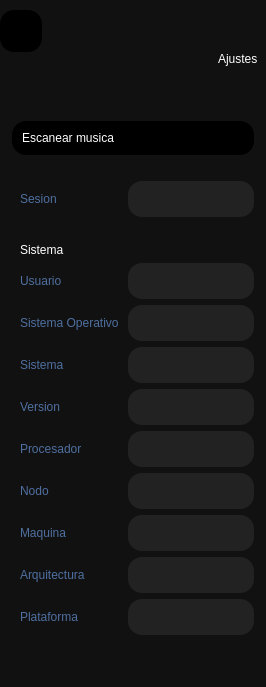
         <widget class="QWidget" name="widgetSettings">
          <property name="styleSheet">
           <string notr="true">QWidget {

	background-color : #111111;

}</string>
          </property>
          <layout class="QGridLayout" name="gridLayout_27">
           <property name="leftMargin">
            <number>0</number>
           </property>
           <property name="topMargin">
            <number>0</number>
           </property>
           <property name="rightMargin">
            <number>0</number>
           </property>
           <property name="bottomMargin">
            <number>0</number>
           </property>
           <property name="spacing">
            <number>0</number>
           </property>
           <item row="0" column="0">
            <widget class="QFrame" name="frameSettingsContent">
             <property name="styleSheet">
              <string notr="true">QFrame {

	background-color : #111111;
}</string>
             </property>
             <property name="frameShape">
              <enum>QFrame::NoFrame</enum>
             </property>
             <property name="frameShadow">
              <enum>QFrame::Plain</enum>
             </property>
             <property name="lineWidth">
              <number>0</number>
             </property>
             <layout class="QGridLayout" name="gridLayout_26">
              <property name="leftMargin">
               <number>0</number>
              </property>
              <property name="topMargin">
               <number>0</number>
              </property>
              <property name="rightMargin">
               <number>0</number>
              </property>
              <property name="bottomMargin">
               <number>0</number>
              </property>
              <property name="spacing">
               <number>0</number>
              </property>
              <item row="4" column="0">
               <widget class="QGroupBox" name="groupBoxScanner">
                <property name="styleSheet">
                 <string notr="true">QGroupBox {
	font : 77 15pt &quot;Microsoft JhengHei UI&quot;;
	color : #FFFFFF;
	border-radius : 0px;
	text-align : left;
	padding-left: 5px;
}</string>
                </property>
                <property name="title">
                 <string/>
                </property>
                <layout class="QGridLayout" name="gridLayout_28">
                 <item row="13" column="0">
                  <widget class="QLabel" name="labelPlatform">
                   <property name="styleSheet">
                    <string notr="true">QLabel {
	font : 77 18pt &quot;Microsoft JhengHei UI&quot;;
	color : #4F6FA0;
	border-radius : 0px;
	text-align : left;
	padding-left: 5px;
}
</string>
                   </property>
                   <property name="text">
                    <string>Plataforma</string>
                   </property>
                  </widget>
                 </item>
                 <item row="11" column="1">
                  <widget class="QLineEdit" name="lineEdit_7">
                   <property name="styleSheet">
                    <string notr="true">QLineEdit {
	background-color: #222222;

	border-top-left-radius: 14px;
	border-bottom-left-radius: 14px;
	border-top-right-radius: 14px;
	border-bottom-right-radius: 14px;

	font : 75 12pt &quot;Microsoft JhengHei UI&quot; bold;
	color: #FFFFFF;
	padding : 10px;

	text-align : left;
}

QLineEdit:hover{
	background-color: #444444;
	border-top-left-radius: 14px;	
	border-bottom-left-radius: 14px;
	border-top-right-radius: 14px;
	border-bottom-right-radius: 14px;

	font : 75 12pt &quot;Microsoft JhengHei UI&quot; bold;
	color: #FFFFFF;
	text-align : left;
}</string>
                   </property>
                  </widget>
                 </item>
                 <item row="10" column="0">
                  <widget class="QLabel" name="labelNode">
                   <property name="styleSheet">
                    <string notr="true">QLabel {
	font : 77 18pt &quot;Microsoft JhengHei UI&quot;;
	color : #4F6FA0;
	border-radius : 0px;
	text-align : left;
	padding-left: 5px;
}
</string>
                   </property>
                   <property name="text">
                    <string>Nodo</string>
                   </property>
                  </widget>
                 </item>
                 <item row="9" column="0">
                  <widget class="QLabel" name="labelProcessor">
                   <property name="styleSheet">
                    <string notr="true">QLabel {
	font : 77 18pt &quot;Microsoft JhengHei UI&quot;;
	color : #4F6FA0;
	border-radius : 0px;
	text-align : left;
	padding-left: 5px;
}
</string>
                   </property>
                   <property name="text">
                    <string>Procesador</string>
                   </property>
                  </widget>
                 </item>
                 <item row="6" column="0">
                  <widget class="QLabel" name="labelOS">
                   <property name="styleSheet">
                    <string notr="true">QLabel {
	font : 77 18pt &quot;Microsoft JhengHei UI&quot;;
	color : #4F6FA0;
	border-radius : 0px;
	text-align : left;
	padding-left: 5px;
}
</string>
                   </property>
                   <property name="text">
                    <string>Sistema Operativo</string>
                   </property>
                  </widget>
                 </item>
                 <item row="8" column="0">
                  <widget class="QLabel" name="labelVersion">
                   <property name="styleSheet">
                    <string notr="true">QLabel {
	font : 77 18pt &quot;Microsoft JhengHei UI&quot;;
	color : #4F6FA0;
	border-radius : 0px;
	text-align : left;
	padding-left: 5px;
}
</string>
                   </property>
                   <property name="text">
                    <string>Version</string>
                   </property>
                  </widget>
                 </item>
                 <item row="3" column="0" colspan="2">
                  <spacer name="verticalSpacer_29">
                   <property name="orientation">
                    <enum>Qt::Vertical</enum>
                   </property>
                   <property name="sizeType">
                    <enum>QSizePolicy::Fixed</enum>
                   </property>
                   <property name="sizeHint" stdset="0">
                    <size>
                     <width>20</width>
                     <height>20</height>
                    </size>
                   </property>
                  </spacer>
                 </item>
                 <item row="9" column="1">
                  <widget class="QLineEdit" name="lineEdit_5">
                   <property name="styleSheet">
                    <string notr="true">QLineEdit {
	background-color: #222222;

	border-top-left-radius: 14px;
	border-bottom-left-radius: 14px;
	border-top-right-radius: 14px;
	border-bottom-right-radius: 14px;

	font : 75 12pt &quot;Microsoft JhengHei UI&quot; bold;
	color: #FFFFFF;
	padding : 10px;

	text-align : left;
}

QLineEdit:hover{
	background-color: #444444;
	border-top-left-radius: 14px;	
	border-bottom-left-radius: 14px;
	border-top-right-radius: 14px;
	border-bottom-right-radius: 14px;

	font : 75 12pt &quot;Microsoft JhengHei UI&quot; bold;
	color: #FFFFFF;
	text-align : left;
}</string>
                   </property>
                  </widget>
                 </item>
                 <item row="13" column="1">
                  <widget class="QLineEdit" name="lineEdit_9">
                   <property name="styleSheet">
                    <string notr="true">QLineEdit {
	background-color: #222222;

	border-top-left-radius: 14px;
	border-bottom-left-radius: 14px;
	border-top-right-radius: 14px;
	border-bottom-right-radius: 14px;

	font : 75 12pt &quot;Microsoft JhengHei UI&quot; bold;
	color: #FFFFFF;
	padding : 10px;

	text-align : left;
}

QLineEdit:hover{
	background-color: #444444;
	border-top-left-radius: 14px;	
	border-bottom-left-radius: 14px;
	border-top-right-radius: 14px;
	border-bottom-right-radius: 14px;

	font : 75 12pt &quot;Microsoft JhengHei UI&quot; bold;
	color: #FFFFFF;
	text-align : left;
}</string>
                   </property>
                  </widget>
                 </item>
                 <item row="7" column="1">
                  <widget class="QLineEdit" name="lineEdit_3">
                   <property name="styleSheet">
                    <string notr="true">QLineEdit {
	background-color: #222222;

	border-top-left-radius: 14px;
	border-bottom-left-radius: 14px;
	border-top-right-radius: 14px;
	border-bottom-right-radius: 14px;

	font : 75 12pt &quot;Microsoft JhengHei UI&quot; bold;
	color: #FFFFFF;
	padding : 10px;

	text-align : left;
}

QLineEdit:hover{
	background-color: #444444;
	border-top-left-radius: 14px;	
	border-bottom-left-radius: 14px;
	border-top-right-radius: 14px;
	border-bottom-right-radius: 14px;

	font : 75 12pt &quot;Microsoft JhengHei UI&quot; bold;
	color: #FFFFFF;
	text-align : left;
}</string>
                   </property>
                  </widget>
                 </item>
                 <item row="12" column="1">
                  <widget class="QLineEdit" name="lineEdit_8">
                   <property name="styleSheet">
                    <string notr="true">QLineEdit {
	background-color: #222222;

	border-top-left-radius: 14px;
	border-bottom-left-radius: 14px;
	border-top-right-radius: 14px;
	border-bottom-right-radius: 14px;

	font : 75 12pt &quot;Microsoft JhengHei UI&quot; bold;
	color: #FFFFFF;
	padding : 10px;

	text-align : left;
}

QLineEdit:hover{
	background-color: #444444;
	border-top-left-radius: 14px;	
	border-bottom-left-radius: 14px;
	border-top-right-radius: 14px;
	border-bottom-right-radius: 14px;

	font : 75 12pt &quot;Microsoft JhengHei UI&quot; bold;
	color: #FFFFFF;
	text-align : left;
}</string>
                   </property>
                  </widget>
                 </item>
                 <item row="8" column="1">
                  <widget class="QLineEdit" name="lineEdit_4">
                   <property name="styleSheet">
                    <string notr="true">QLineEdit {
	background-color: #222222;

	border-top-left-radius: 14px;
	border-bottom-left-radius: 14px;
	border-top-right-radius: 14px;
	border-bottom-right-radius: 14px;

	font : 75 12pt &quot;Microsoft JhengHei UI&quot; bold;
	color: #FFFFFF;
	padding : 10px;

	text-align : left;
}

QLineEdit:hover{
	background-color: #444444;
	border-top-left-radius: 14px;	
	border-bottom-left-radius: 14px;
	border-top-right-radius: 14px;
	border-bottom-right-radius: 14px;

	font : 75 12pt &quot;Microsoft JhengHei UI&quot; bold;
	color: #FFFFFF;
	text-align : left;
}</string>
                   </property>
                  </widget>
                 </item>
                 <item row="7" column="0">
                  <widget class="QLabel" name="labelSystem">
                   <property name="styleSheet">
                    <string notr="true">QLabel {
	font : 77 18pt &quot;Microsoft JhengHei UI&quot;;
	color : #4F6FA0;
	border-radius : 0px;
	text-align : left;
	padding-left: 5px;
}
</string>
                   </property>
                   <property name="text">
                    <string>Sistema</string>
                   </property>
                  </widget>
                 </item>
                 <item row="6" column="1">
                  <widget class="QLineEdit" name="lineEdit">
                   <property name="styleSheet">
                    <string notr="true">QLineEdit {
	background-color: #222222;

	border-top-left-radius: 14px;
	border-bottom-left-radius: 14px;
	border-top-right-radius: 14px;
	border-bottom-right-radius: 14px;

	font : 75 12pt &quot;Microsoft JhengHei UI&quot; bold;
	color: #FFFFFF;
	padding : 10px;

	text-align : left;
}

QLineEdit:hover{
	background-color: #444444;
	border-top-left-radius: 14px;	
	border-bottom-left-radius: 14px;
	border-top-right-radius: 14px;
	border-bottom-right-radius: 14px;

	font : 75 12pt &quot;Microsoft JhengHei UI&quot; bold;
	color: #FFFFFF;
	text-align : left;
}</string>
                   </property>
                  </widget>
                 </item>
                 <item row="0" column="0" colspan="2">
                  <widget class="QPushButton" name="pushButton_2">
                   <property name="styleSheet">
                    <string notr="true">QPushButton{
	background-color: #000000;

	border-top-left-radius: 14px;
	border-bottom-left-radius: 14px;
	border-top-right-radius: 14px;
	border-bottom-right-radius: 14px;

	font : 75 12pt &quot;Microsoft JhengHei UI&quot; bold;
	color: #FFFFFF;
	padding : 10px;

	text-align : left;
}

QPushButton:hover{
	background-color: #222222;
	border-top-left-radius: 14px;	
	border-bottom-left-radius: 14px;
	border-top-right-radius: 14px;
	border-bottom-right-radius: 14px;

	font : 75 12pt &quot;Microsoft JhengHei UI&quot; bold;
	color: #FFFFFF;
	text-align : left;

}</string>
                   </property>
                   <property name="text">
                    <string>Escanear musica</string>
                   </property>
                   <property name="icon">
                    <iconset>
                     <normaloff>../img/icons/24x24/cil-lightbulb.png</normaloff>../img/icons/24x24/cil-lightbulb.png</iconset>
                   </property>
                   <property name="iconSize">
                    <size>
                     <width>24</width>
                     <height>24</height>
                    </size>
                   </property>
                  </widget>
                 </item>
                 <item row="10" column="1">
                  <widget class="QLineEdit" name="lineEdit_6">
                   <property name="styleSheet">
                    <string notr="true">QLineEdit {
	background-color: #222222;

	border-top-left-radius: 14px;
	border-bottom-left-radius: 14px;
	border-top-right-radius: 14px;
	border-bottom-right-radius: 14px;

	font : 75 12pt &quot;Microsoft JhengHei UI&quot; bold;
	color: #FFFFFF;
	padding : 10px;

	text-align : left;
}

QLineEdit:hover{
	background-color: #444444;
	border-top-left-radius: 14px;	
	border-bottom-left-radius: 14px;
	border-top-right-radius: 14px;
	border-bottom-right-radius: 14px;

	font : 75 12pt &quot;Microsoft JhengHei UI&quot; bold;
	color: #FFFFFF;
	text-align : left;
}</string>
                   </property>
                  </widget>
                 </item>
                 <item row="5" column="0">
                  <widget class="QLabel" name="labelUser">
                   <property name="styleSheet">
                    <string notr="true">QLabel {
	font : 77 18pt &quot;Microsoft JhengHei UI&quot;;
	color : #4F6FA0;
	border-radius : 0px;
	text-align : left;
	padding-left: 5px;
}
</string>
                   </property>
                   <property name="text">
                    <string>Usuario</string>
                   </property>
                  </widget>
                 </item>
                 <item row="1" column="0" colspan="2">
                  <spacer name="verticalSpacer_28">
                   <property name="orientation">
                    <enum>Qt::Vertical</enum>
                   </property>
                   <property name="sizeType">
                    <enum>QSizePolicy::Fixed</enum>
                   </property>
                   <property name="sizeHint" stdset="0">
                    <size>
                     <width>20</width>
                     <height>20</height>
                    </size>
                   </property>
                  </spacer>
                 </item>
                 <item row="12" column="0">
                  <widget class="QLabel" name="labelArchitecture">
                   <property name="styleSheet">
                    <string notr="true">QLabel {
	font : 77 18pt &quot;Microsoft JhengHei UI&quot;;
	color : #4F6FA0;
	border-radius : 0px;
	text-align : left;
	padding-left: 5px;
}
</string>
                   </property>
                   <property name="text">
                    <string>Arquitectura</string>
                   </property>
                  </widget>
                 </item>
                 <item row="2" column="0">
                  <widget class="QLabel" name="labelSession">
                   <property name="styleSheet">
                    <string notr="true">QLabel {
	font : 77 18pt &quot;Microsoft JhengHei UI&quot;;
	color : #4F6FA0;
	border-radius : 0px;
	text-align : left;
	padding-left: 5px;
}
</string>
                   </property>
                   <property name="text">
                    <string>Sesion</string>
                   </property>
                  </widget>
                 </item>
                 <item row="4" column="0">
                  <widget class="QLabel" name="label_10">
                   <property name="styleSheet">
                    <string notr="true">QLabel {
	font : 77 18pt &quot;Microsoft JhengHei UI&quot;;
	color : #FFFFFF;
	border-radius : 0px;
	text-align : left;
	padding-left: 5px;
}
</string>
                   </property>
                   <property name="text">
                    <string>Sistema</string>
                   </property>
                  </widget>
                 </item>
                 <item row="2" column="1">
                  <widget class="QLineEdit" name="lineEditSession">
                   <property name="styleSheet">
                    <string notr="true">QLineEdit{
	background-color: #222222;

	border-top-left-radius: 14px;
	border-bottom-left-radius: 14px;
	border-top-right-radius: 14px;
	border-bottom-right-radius: 14px;

	font : 75 12pt &quot;Microsoft JhengHei UI&quot; bold;
	color: #FFFFFF;
	padding : 10px;

	text-align : left;
}

QLineEdit:hover{
	background-color: #444444;
	border-top-left-radius: 14px;	
	border-bottom-left-radius: 14px;
	border-top-right-radius: 14px;
	border-bottom-right-radius: 14px;

	font : 75 12pt &quot;Microsoft JhengHei UI&quot; bold;
	color: #FFFFFF;
	text-align : left;

}</string>
                   </property>
                  </widget>
                 </item>
                 <item row="14" column="0" colspan="2">
                  <spacer name="verticalSpacer_27">
                   <property name="orientation">
                    <enum>Qt::Vertical</enum>
                   </property>
                   <property name="sizeType">
                    <enum>QSizePolicy::Expanding</enum>
                   </property>
                   <property name="sizeHint" stdset="0">
                    <size>
                     <width>20</width>
                     <height>40</height>
                    </size>
                   </property>
                  </spacer>
                 </item>
                 <item row="5" column="1">
                  <widget class="QLineEdit" name="lineEditUser">
                   <property name="styleSheet">
                    <string notr="true">QLineEdit {
	background-color: #222222;

	border-top-left-radius: 14px;
	border-bottom-left-radius: 14px;
	border-top-right-radius: 14px;
	border-bottom-right-radius: 14px;

	font : 75 12pt &quot;Microsoft JhengHei UI&quot; bold;
	color: #FFFFFF;
	padding : 10px;

	text-align : left;
}

QLineEdit:hover{
	background-color: #444444;
	border-top-left-radius: 14px;	
	border-bottom-left-radius: 14px;
	border-top-right-radius: 14px;
	border-bottom-right-radius: 14px;

	font : 75 12pt &quot;Microsoft JhengHei UI&quot; bold;
	color: #FFFFFF;
	text-align : left;
}</string>
                   </property>
                  </widget>
                 </item>
                 <item row="11" column="0">
                  <widget class="QLabel" name="labelMachine">
                   <property name="styleSheet">
                    <string notr="true">QLabel {
	font : 77 18pt &quot;Microsoft JhengHei UI&quot;;
	color : #4F6FA0;
	border-radius : 0px;
	text-align : left;
	padding-left: 5px;
}
</string>
                   </property>
                   <property name="text">
                    <string>Maquina</string>
                   </property>
                  </widget>
                 </item>
                </layout>
               </widget>
              </item>
              <item row="0" column="0">
               <spacer name="verticalSpacer_26">
                <property name="orientation">
                 <enum>Qt::Vertical</enum>
                </property>
                <property name="sizeType">
                 <enum>QSizePolicy::Fixed</enum>
                </property>
                <property name="sizeHint" stdset="0">
                 <size>
                  <width>20</width>
                  <height>10</height>
                 </size>
                </property>
               </spacer>
              </item>
              <item row="2" column="0" alignment="Qt::AlignRight">
               <widget class="QLabel" name="labelSettings">
                <property name="styleSheet">
                 <string notr="true">QLabel {
	font : 77 18pt &quot;Microsoft JhengHei UI&quot;;
	color : #FFFFFF;
	border-radius : 0px;
	text-align : left;
	padding-right: 5px;
}

QLabel::hover {
	color : #4F6FA0;
}
</string>
                </property>
                <property name="text">
                 <string>Ajustes</string>
                </property>
               </widget>
              </item>
              <item row="3" column="0">
               <spacer name="verticalSpacer_30">
                <property name="orientation">
                 <enum>Qt::Vertical</enum>
                </property>
                <property name="sizeType">
                 <enum>QSizePolicy::Fixed</enum>
                </property>
                <property name="sizeHint" stdset="0">
                 <size>
                  <width>20</width>
                  <height>40</height>
                 </size>
                </property>
               </spacer>
              </item>
              <item row="1" column="0">
               <widget class="QPushButton" name="pushButton_7">
                <property name="minimumSize">
                 <size>
                  <width>42</width>
                  <height>42</height>
                 </size>
                </property>
                <property name="maximumSize">
                 <size>
                  <width>42</width>
                  <height>42</height>
                 </size>
                </property>
                <property name="styleSheet">
                 <string notr="true">QPushButton{
	background-color: #000000;

	border-top-left-radius: 14px;
	border-bottom-left-radius: 14px;
	border-top-right-radius: 14px;
	border-bottom-right-radius: 14px;

	font : 75 12pt &quot;Microsoft JhengHei UI&quot; bold;
	color: #FFFFFF;
	padding : 10px;

	text-align : left;
}

QPushButton:hover{
	background-color: #222222;
	border-top-left-radius: 14px;	
	border-bottom-left-radius: 14px;
	border-top-right-radius: 14px;
	border-bottom-right-radius: 14px;

	font : 75 12pt &quot;Microsoft JhengHei UI&quot; bold;
	color: #FFFFFF;
	text-align : left;

}</string>
                </property>
                <property name="text">
                 <string/>
                </property>
                <property name="icon">
                 <iconset>
                  <normaloff>../img/icons/24x24/cil-arrow-circle-left.png</normaloff>../img/icons/24x24/cil-arrow-circle-left.png</iconset>
                </property>
                <property name="iconSize">
                 <size>
                  <width>24</width>
                  <height>24</height>
                 </size>
                </property>
               </widget>
              </item>
             </layout>
            </widget>
           </item>
          </layout>
         </widget>
